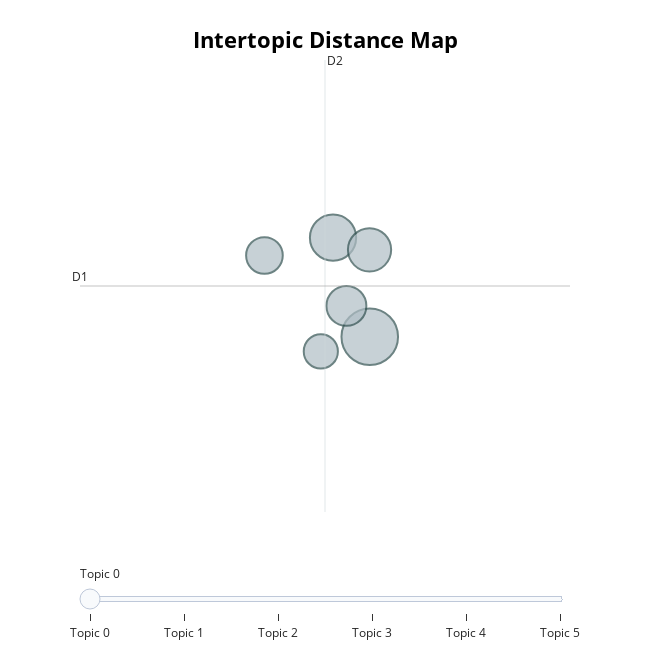

Notebook code for this chart:
### Markdown cell above
BERT tries to get all the topics from the texts but if we want a number of topics we can reduce them by merging and excluding not secured topics.

### Code cell
N_TOPICS = 6

topic_model.reduce_topics(tweets_texts, nr_topics=N_TOPICS)
new_topics = topic_model.topics_
new_probs = topic_model.probabilities_
fig = topic_model.visualize_topics()
fig.show()

### Figure 1 — Plotly figure (JSON) as saved in the notebook; plotly's stock layout.template omitted (floating-point values rounded to 4 significant figures)
{"data": [{"customdata": [[0, "minister | gbosas | emerged | adegbite | olamilekan", 310], [1, "we | you | liv | paners | golf", 207], [2, "beta | xpeng | to | rival | full", 181], [3, "robot | optimus | skeptics | unveil | ready", 154], [4, "model | dual | motor | tesla | 2021", 130], [5, "challenges | face | automakers | robots | humanoid", 113]], "hovertemplate": "<b>Topic %{customdata[0]}</b><br>Words: %{customdata[1]}<br>Size: %{customdata[2]}", "legendgroup": "", "marker": {"color": "#B0BEC5", "line": {"color": "DarkSlateGrey", "width": 2}, "size": [310, 207, 181, 154, 130, 113], "sizemode": "area", "sizeref": 0.1938, "symbol": "circle"}, "mode": "markers", "name": "", "orientation": "v", "showlegend": false, "type": "scatter", "x": [28.28, 27.5, 28.28, 27.79, 26.05, 27.24], "xaxis": "x", "y": [17.83, 19.46, 19.26, 18.34, 19.17, 17.59], "yaxis": "y"}], "layout": {"annotations": [{"showarrow": false, "text": "D1", "x": 22.14, "y": 18.67, "yshift": 10}, {"showarrow": false, "text": "D2", "x": 27.33, "xshift": 10, "y": 22.38}], "height": 650, "hoverlabel": {"bgcolor": "white", "font": {"family": "Rockwell", "size": 16}}, "legend": {"itemsizing": "constant", "tracegroupgap": 0}, "margin": {"t": 60}, "shapes": [{"line": {"color": "#CFD8DC", "width": 2}, "type": "line", "x0": 27.33, "x1": 27.33, "y0": 14.95, "y1": 22.38}, {"line": {"color": "#9E9E9E", "width": 2}, "type": "line", "x0": 22.14, "x1": 32.52, "y0": 18.67, "y1": 18.67}], "sliders": [{"active": 0, "pad": {"t": 50}, "steps": [{"args": [{"marker.color": [["red", "#B0BEC5", "#B0BEC5", "#B0BEC5", "#B0BEC5", "#B0BEC5"]]}], "label": "Topic 0", "method": "update"}, {"args": [{"marker.color": [["#B0BEC5", "red", "#B0BEC5", "#B0BEC5", "#B0BEC5", "#B0BEC5"]]}], "label": "Topic 1", "method": "update"}, {"args": [{"marker.color": [["#B0BEC5", "#B0BEC5", "red", "#B0BEC5", "#B0BEC5", "#B0BEC5"]]}], "label": "Topic 2", "method": "update"}, {"args": [{"marker.color": [["#B0BEC5", "#B0BEC5", "#B0BEC5", "red", "#B0BEC5", "#B0BEC5"]]}], "label": "Topic 3", "method": "update"}, {"args": [{"marker.color": [["#B0BEC5", "#B0BEC5", "#B0BEC5", "#B0BEC5", "red", "#B0BEC5"]]}], "label": "Topic 4", "method": "update"}, {"args": [{"marker.color": [["#B0BEC5", "#B0BEC5", "#B0BEC5", "#B0BEC5", "#B0BEC5", "red"]]}], "label": "Topic 5", "method": "update"}]}], "title": {"font": {"color": "Black", "size": 22}, "text": "<b>Intertopic Distance Map", "x": 0.5, "xanchor": "center", "y": 0.95, "yanchor": "top"}, "width": 650, "xaxis": {"anchor": "y", "domain": [0, 1], "range": [22.14, 32.52], "title": {"text": ""}, "visible": false}, "yaxis": {"anchor": "x", "domain": [0, 1], "range": [14.95, 22.38], "title": {"text": ""}, "visible": false}}}
